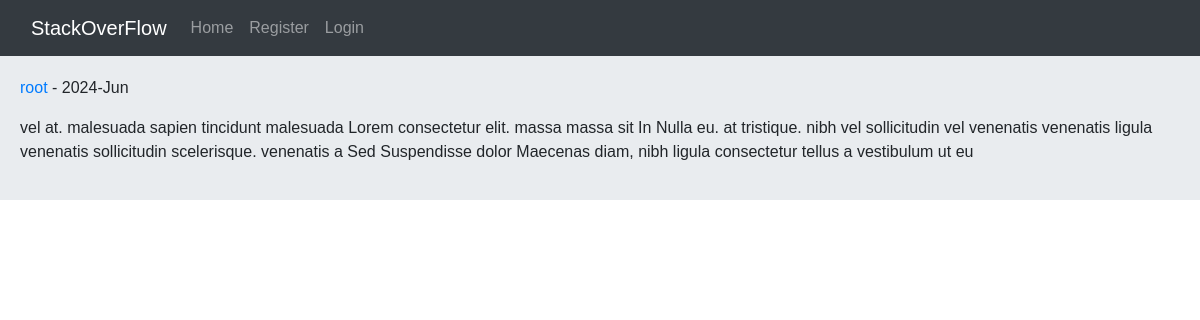
The page /post/3/vel-at-malesuada-sapien-tincidunt-malesuada-lorem/ on the database its author committed.
### home/models.py (models this page shows, shortened)
class Post(models.Model):
    user = models.ForeignKey(User, on_delete=models.CASCADE, related_name='posts')
    body = models.TextField()
    slug = models.SlugField(unique=True)
    created = models.DateTimeField(auto_now_add=True)
    updated = models.DateTimeField(auto_now=True)
    class Meta:
        ordering = ('-created',)

### home/views.py (the view)
# urls.py: path('post/<int:pk>/<slug:slug>/', views.PostDetailView.as_view(), name='post-detail'),
class PostDetailView(View):
    def get(self, request, pk, slug):
        post = get_object_or_404(Post, pk=pk, slug=slug)
        return render(request, 'home/detail.html', {'post': post})

### home/templates/home/detail.html (shortened to what this page needs)
{% extends '_base.html' %}
{% block content %}
    <p><a href="{% url 'accounts:user-profile' post.user.id %}">{{ post.user.username }}</a>
        - {{ post.updated|date:"Y-M" }}
    </p>
    <p>{{ post.body }}</p>
{% endblock %}

### templates/_base.html (style rules this page uses)
body { font-family: 'Tahoma', sans-serif; }

### rows shown on the page
Post: user.username "root", updated "2024-Jun", body "vel at. malesuada sapien tincidunt malesuada Lorem consectetur elit. massa massa sit In Nulla eu. at tristique. nibh vel sollicitudin vel venenatis venenatis ligula venenatis sollicitudin scelerisque. venenatis a Sed Suspendisse dolor Maecenas diam, nibh ligula consectetur tellus a vestibulum ut eu"
